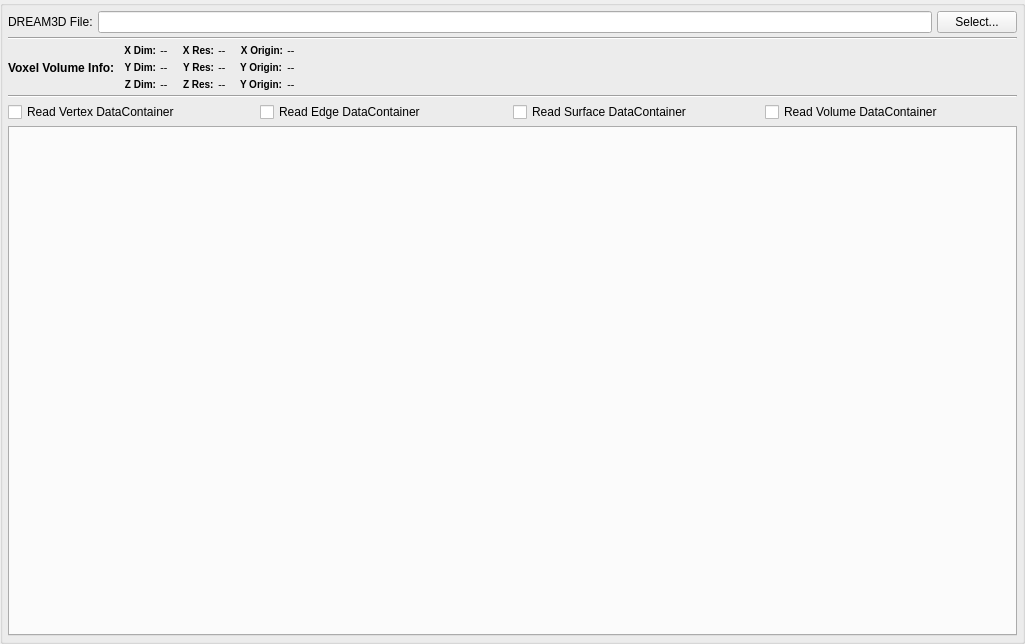
<?xml version="1.0" encoding="UTF-8"?>
<ui version="4.0">
 <class>QDataContainerReaderWidget</class>
 <widget class="QFilterWidget" name="QDataContainerReaderWidget">
  <property name="geometry">
   <rect>
    <x>0</x>
    <y>0</y>
    <width>1025</width>
    <height>644</height>
   </rect>
  </property>
  <property name="minimumSize">
   <size>
    <width>0</width>
    <height>300</height>
   </size>
  </property>
  <property name="windowTitle">
   <string>Form</string>
  </property>
  <property name="title">
   <string/>
  </property>
  <layout class="QGridLayout" name="gridLayout">
   <property name="verticalSpacing">
    <number>4</number>
   </property>
   <property name="margin">
    <number>5</number>
   </property>
   <item row="1" column="0">
    <widget class="Line" name="line">
     <property name="orientation">
      <enum>Qt::Horizontal</enum>
     </property>
    </widget>
   </item>
   <item row="0" column="0">
    <layout class="QHBoxLayout" name="horizontalLayout">
     <property name="spacing">
      <number>5</number>
     </property>
     <property name="topMargin">
      <number>0</number>
     </property>
     <item>
      <widget class="QLabel" name="label_4">
       <property name="text">
        <string>DREAM3D File:</string>
       </property>
      </widget>
     </item>
     <item>
      <widget class="QFSDropLineEdit" name="InputFile"/>
     </item>
     <item>
      <widget class="QPushButton" name="InputFileBtn">
       <property name="text">
        <string>Select...</string>
       </property>
      </widget>
     </item>
    </layout>
   </item>
   <item row="4" column="0">
    <layout class="QHBoxLayout" name="horizontalLayout_3">
     <property name="topMargin">
      <number>0</number>
     </property>
     <item>
      <widget class="QCheckBox" name="ReadVertexData">
       <property name="enabled">
        <bool>true</bool>
       </property>
       <property name="text">
        <string>Read Vertex DataContainer</string>
       </property>
      </widget>
     </item>
     <item>
      <widget class="QCheckBox" name="ReadEdgeData">
       <property name="text">
        <string>Read Edge DataContainer</string>
       </property>
      </widget>
     </item>
     <item>
      <widget class="QCheckBox" name="ReadSurfaceData">
       <property name="text">
        <string>Read Surface DataContainer</string>
       </property>
      </widget>
     </item>
     <item>
      <widget class="QCheckBox" name="ReadVolumeData">
       <property name="text">
        <string>Read Volume DataContainer</string>
       </property>
      </widget>
     </item>
    </layout>
   </item>
   <item row="5" column="0">
    <widget class="ArraySelectionWidget" name="arraySelectionWidget">
     <property name="sizePolicy">
      <sizepolicy hsizetype="Expanding" vsizetype="Expanding">
       <horstretch>0</horstretch>
       <verstretch>0</verstretch>
      </sizepolicy>
     </property>
     <property name="minimumSize">
      <size>
       <width>0</width>
       <height>0</height>
      </size>
     </property>
    </widget>
   </item>
   <item row="2" column="0">
    <layout class="QGridLayout" name="gridLayout_2">
     <property name="rightMargin">
      <number>0</number>
     </property>
     <property name="spacing">
      <number>4</number>
     </property>
     <item row="1" column="1">
      <layout class="QFormLayout" name="formLayout_3">
       <property name="FieldGrowthPolicy">
        <enum>QFormLayout::AllNonFixedFieldsGrow</enum>
       </property>
       <property name="leftMargin">
        <number>5</number>
       </property>
       <property name="rightMargin">
        <number>5</number>
       </property>
       <item row="0" column="0">
        <widget class="QLabel" name="label_13">
         <property name="font">
          <font>
           <pointsize>-1</pointsize>
           <weight>75</weight>
           <bold>true</bold>
          </font>
         </property>
         <property name="styleSheet">
          <string notr="true">QLabel {
font-weight: bold;
font-size: 10px;
}</string>
         </property>
         <property name="text">
          <string>X Dim:</string>
         </property>
         <property name="alignment">
          <set>Qt::AlignRight|Qt::AlignTrailing|Qt::AlignVCenter</set>
         </property>
        </widget>
       </item>
       <item row="0" column="1">
        <widget class="QLabel" name="m_XDim">
         <property name="font">
          <font>
           <pointsize>-1</pointsize>
           <italic>true</italic>
          </font>
         </property>
         <property name="styleSheet">
          <string notr="true">QLabel {
  font-size: 11px;
  font-style: italic;
}</string>
         </property>
         <property name="text">
          <string>--</string>
         </property>
         <property name="scaledContents">
          <bool>true</bool>
         </property>
        </widget>
       </item>
       <item row="1" column="0">
        <widget class="QLabel" name="label_14">
         <property name="font">
          <font>
           <pointsize>-1</pointsize>
           <weight>75</weight>
           <bold>true</bold>
          </font>
         </property>
         <property name="styleSheet">
          <string notr="true">QLabel {
font-weight: bold;
font-size: 10px;
}</string>
         </property>
         <property name="text">
          <string>Y Dim:</string>
         </property>
         <property name="alignment">
          <set>Qt::AlignRight|Qt::AlignTrailing|Qt::AlignVCenter</set>
         </property>
        </widget>
       </item>
       <item row="1" column="1">
        <widget class="QLabel" name="m_YDim">
         <property name="font">
          <font>
           <pointsize>-1</pointsize>
           <italic>true</italic>
          </font>
         </property>
         <property name="styleSheet">
          <string notr="true">QLabel {
  font-size: 11px;
  font-style: italic;
}</string>
         </property>
         <property name="text">
          <string>--</string>
         </property>
         <property name="scaledContents">
          <bool>true</bool>
         </property>
        </widget>
       </item>
       <item row="2" column="0">
        <widget class="QLabel" name="label_15">
         <property name="font">
          <font>
           <pointsize>-1</pointsize>
           <weight>75</weight>
           <bold>true</bold>
          </font>
         </property>
         <property name="styleSheet">
          <string notr="true">QLabel {
font-weight: bold;
font-size: 10px;
}</string>
         </property>
         <property name="text">
          <string>Z Dim:</string>
         </property>
         <property name="alignment">
          <set>Qt::AlignRight|Qt::AlignTrailing|Qt::AlignVCenter</set>
         </property>
        </widget>
       </item>
       <item row="2" column="1">
        <widget class="QLabel" name="m_ZDim">
         <property name="font">
          <font>
           <pointsize>-1</pointsize>
           <italic>true</italic>
          </font>
         </property>
         <property name="styleSheet">
          <string notr="true">QLabel {
  font-size: 11px;
  font-style: italic;
}</string>
         </property>
         <property name="text">
          <string>--</string>
         </property>
         <property name="scaledContents">
          <bool>true</bool>
         </property>
        </widget>
       </item>
      </layout>
     </item>
     <item row="1" column="2">
      <layout class="QFormLayout" name="formLayout_4">
       <property name="labelAlignment">
        <set>Qt::AlignRight|Qt::AlignTrailing|Qt::AlignVCenter</set>
       </property>
       <property name="leftMargin">
        <number>5</number>
       </property>
       <property name="rightMargin">
        <number>5</number>
       </property>
       <item row="0" column="0">
        <widget class="QLabel" name="label_16">
         <property name="font">
          <font>
           <pointsize>-1</pointsize>
           <weight>75</weight>
           <bold>true</bold>
          </font>
         </property>
         <property name="styleSheet">
          <string notr="true">QLabel {
font-weight: bold;
font-size: 10px;
}</string>
         </property>
         <property name="text">
          <string>X Res:</string>
         </property>
         <property name="alignment">
          <set>Qt::AlignRight|Qt::AlignTrailing|Qt::AlignVCenter</set>
         </property>
        </widget>
       </item>
       <item row="0" column="1">
        <widget class="QLabel" name="m_XRes">
         <property name="font">
          <font>
           <pointsize>-1</pointsize>
           <italic>true</italic>
          </font>
         </property>
         <property name="styleSheet">
          <string notr="true">QLabel {
  font-size: 11px;
  font-style: italic;
}</string>
         </property>
         <property name="text">
          <string>--</string>
         </property>
         <property name="scaledContents">
          <bool>true</bool>
         </property>
        </widget>
       </item>
       <item row="1" column="0">
        <widget class="QLabel" name="label_17">
         <property name="font">
          <font>
           <pointsize>-1</pointsize>
           <weight>75</weight>
           <bold>true</bold>
          </font>
         </property>
         <property name="styleSheet">
          <string notr="true">QLabel {
font-weight: bold;
font-size: 10px;
}</string>
         </property>
         <property name="text">
          <string>Y Res:</string>
         </property>
         <property name="alignment">
          <set>Qt::AlignRight|Qt::AlignTrailing|Qt::AlignVCenter</set>
         </property>
        </widget>
       </item>
       <item row="1" column="1">
        <widget class="QLabel" name="m_YRes">
         <property name="font">
          <font>
           <pointsize>-1</pointsize>
           <italic>true</italic>
          </font>
         </property>
         <property name="styleSheet">
          <string notr="true">QLabel {
  font-size: 11px;
  font-style: italic;
}</string>
         </property>
         <property name="text">
          <string>--</string>
         </property>
         <property name="scaledContents">
          <bool>true</bool>
         </property>
        </widget>
       </item>
       <item row="2" column="0">
        <widget class="QLabel" name="label_200">
         <property name="font">
          <font>
           <pointsize>-1</pointsize>
           <weight>75</weight>
           <bold>true</bold>
          </font>
         </property>
         <property name="styleSheet">
          <string notr="true">QLabel {
font-weight: bold;
font-size: 10px;
}</string>
         </property>
         <property name="text">
          <string>Z Res:</string>
         </property>
        </widget>
       </item>
       <item row="2" column="1">
        <widget class="QLabel" name="m_ZRes">
         <property name="font">
          <font>
           <pointsize>-1</pointsize>
           <italic>true</italic>
          </font>
         </property>
         <property name="styleSheet">
          <string notr="true">QLabel {
  font-size: 11px;
  font-style: italic;
}</string>
         </property>
         <property name="text">
          <string>--</string>
         </property>
         <property name="scaledContents">
          <bool>true</bool>
         </property>
        </widget>
       </item>
      </layout>
     </item>
     <item row="1" column="3">
      <layout class="QFormLayout" name="formLayout">
       <property name="FieldGrowthPolicy">
        <enum>QFormLayout::FieldsStayAtSizeHint</enum>
       </property>
       <property name="labelAlignment">
        <set>Qt::AlignLeading|Qt::AlignLeft|Qt::AlignVCenter</set>
       </property>
       <property name="leftMargin">
        <number>5</number>
       </property>
       <property name="rightMargin">
        <number>5</number>
       </property>
       <item row="0" column="1">
        <widget class="QLabel" name="m_XOrigin">
         <property name="font">
          <font>
           <pointsize>-1</pointsize>
           <italic>true</italic>
          </font>
         </property>
         <property name="styleSheet">
          <string notr="true">QLabel {
  font-size: 11px;
  font-style: italic;
}</string>
         </property>
         <property name="text">
          <string>--</string>
         </property>
         <property name="scaledContents">
          <bool>true</bool>
         </property>
        </widget>
       </item>
       <item row="1" column="0">
        <widget class="QLabel" name="label_54">
         <property name="font">
          <font>
           <pointsize>-1</pointsize>
           <weight>75</weight>
           <bold>true</bold>
          </font>
         </property>
         <property name="styleSheet">
          <string notr="true">QLabel {
font-weight: bold;
font-size: 10px;
}</string>
         </property>
         <property name="text">
          <string>Y Origin:</string>
         </property>
         <property name="alignment">
          <set>Qt::AlignRight|Qt::AlignTrailing|Qt::AlignVCenter</set>
         </property>
        </widget>
       </item>
       <item row="1" column="1">
        <widget class="QLabel" name="m_YOrigin">
         <property name="font">
          <font>
           <pointsize>-1</pointsize>
           <italic>true</italic>
          </font>
         </property>
         <property name="styleSheet">
          <string notr="true">QLabel {
  font-size: 11px;
  font-style: italic;
}</string>
         </property>
         <property name="text">
          <string>--</string>
         </property>
         <property name="scaledContents">
          <bool>true</bool>
         </property>
        </widget>
       </item>
       <item row="0" column="0">
        <widget class="QLabel" name="label_7">
         <property name="font">
          <font>
           <pointsize>-1</pointsize>
           <weight>75</weight>
           <bold>true</bold>
          </font>
         </property>
         <property name="styleSheet">
          <string notr="true">QLabel {
font-weight: bold;
font-size: 10px;
}</string>
         </property>
         <property name="text">
          <string>X Origin:</string>
         </property>
         <property name="alignment">
          <set>Qt::AlignRight|Qt::AlignTrailing|Qt::AlignVCenter</set>
         </property>
        </widget>
       </item>
       <item row="2" column="1">
        <widget class="QLabel" name="m_ZOrigin">
         <property name="font">
          <font>
           <pointsize>-1</pointsize>
           <italic>true</italic>
          </font>
         </property>
         <property name="styleSheet">
          <string notr="true">QLabel {
  font-size: 11px;
  font-style: italic;
}</string>
         </property>
         <property name="text">
          <string>--</string>
         </property>
         <property name="scaledContents">
          <bool>true</bool>
         </property>
        </widget>
       </item>
       <item row="2" column="0">
        <widget class="QLabel" name="label_24">
         <property name="font">
          <font>
           <pointsize>-1</pointsize>
           <weight>75</weight>
           <bold>true</bold>
          </font>
         </property>
         <property name="styleSheet">
          <string notr="true">QLabel {
font-weight: bold;
font-size: 10px;
}</string>
         </property>
         <property name="text">
          <string>Y Origin:</string>
         </property>
         <property name="scaledContents">
          <bool>false</bool>
         </property>
        </widget>
       </item>
      </layout>
     </item>
     <item row="1" column="4">
      <spacer name="horizontalSpacer">
       <property name="orientation">
        <enum>Qt::Horizontal</enum>
       </property>
       <property name="sizeHint" stdset="0">
        <size>
         <width>40</width>
         <height>20</height>
        </size>
       </property>
      </spacer>
     </item>
     <item row="1" column="0">
      <widget class="QLabel" name="label">
       <property name="styleSheet">
        <string notr="true">QLabel {
font-weight: bold;
font-size: 12px;
}</string>
       </property>
       <property name="text">
        <string>Voxel Volume Info:</string>
       </property>
      </widget>
     </item>
    </layout>
   </item>
   <item row="3" column="0">
    <widget class="Line" name="line_2">
     <property name="orientation">
      <enum>Qt::Horizontal</enum>
     </property>
    </widget>
   </item>
  </layout>
 </widget>
 <customwidgets>
  <customwidget>
   <class>QFSDropLineEdit</class>
   <extends>QLineEdit</extends>
   <header location="global">QFSDropLineEdit.h</header>
  </customwidget>
  <customwidget>
   <class>QFilterWidget</class>
   <extends>QGroupBox</extends>
   <header location="global">QFilterWidget.h</header>
   <container>1</container>
  </customwidget>
  <customwidget>
   <class>ArraySelectionWidget</class>
   <extends>QTabWidget</extends>
   <header location="global">ArraySelectionWidget.h</header>
   <container>1</container>
  </customwidget>
 </customwidgets>
 <resources/>
 <connections/>
</ui>
